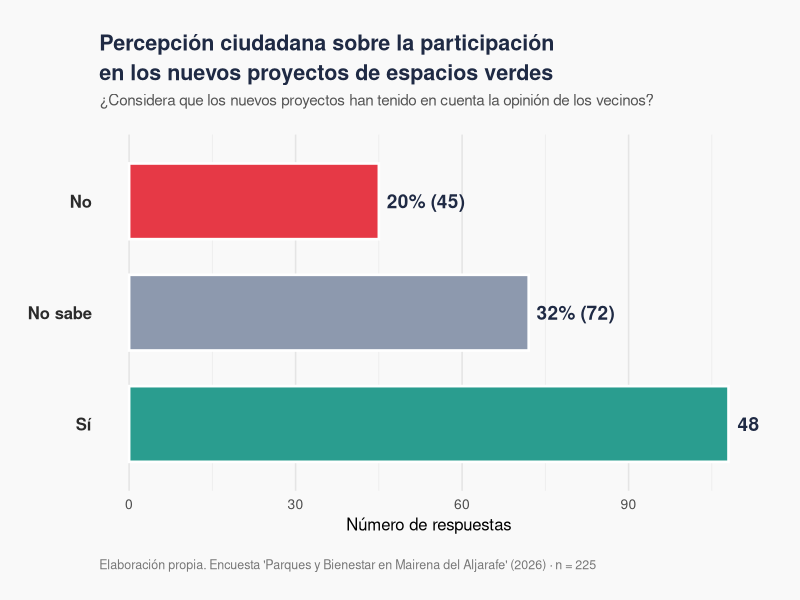
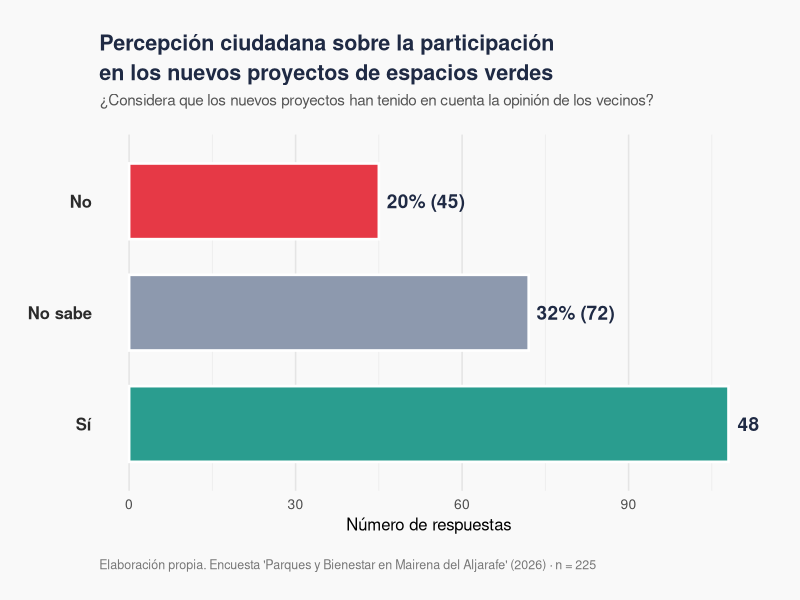

Here is the R script that generated these plots, in order:
# =====================================================
# GRÁFICO 2 - PARTICIPACIÓN CIUDADANA EN PROYECTOS
# TFG Antropología
# =====================================================
library(ggplot2)

# ==================== DATOS ====================
df2 <- data.frame(
  Respuesta = factor(c("No", "No sabe", "Sí"), levels = c("Sí", "No sabe", "No")),
  n = c(45, 72, 108), 
  pct = c(20, 32, 48)
)

# ==================== GRÁFICO ====================
p2 <- ggplot(df2, aes(x = n, y = Respuesta, fill = Respuesta)) +
  geom_col(width = 0.68, color = "white", linewidth = 0.9) +

  # Porcentajes y números
  geom_text(aes(label = paste0(pct, "% (", n, ")")),
            hjust = -0.1,
            size = 4.8,
            fontface = "bold",
            color = "#1F2A44") +

  scale_fill_manual(values = c(
    "Sí" = "#2A9D8F",      # Verde
    "No sabe" = "#8D99AE",  # Gris
    "No" = "#E63946"        # Rojo suave
  )) +

  labs(
    title = "Percepción ciudadana sobre la participación\nen los nuevos proyectos de espacios verdes",
    subtitle = "¿Considera que los nuevos proyectos han tenido en cuenta la opinión de los vecinos?",
    x = "Número de respuestas",
    y = NULL,
    caption = "Elaboración propia. Encuesta 'Parques y Bienestar en Mairena del Aljarafe' (2026) · n = 225"
  ) +

  theme_minimal(base_size = 12) +
  theme(
    plot.background = element_rect(fill = "#F9F9F9", color = NA),
    panel.background = element_rect(fill = "#F9F9F9", color = NA),
    panel.grid.major.y = element_blank(),
    panel.grid.major.x = element_line(color = "#E5E5E5"),
    plot.title = element_text(face = "bold", size = 15.5, color = "#1F2A44", lineheight = 1.15),
    plot.subtitle = element_text(size = 11, color = "#555555", margin = margin(b = 18)),
    plot.caption = element_text(size = 9, color = "#777777", hjust = 0, margin = margin(t = 18)),
    axis.text.y = element_text(size = 12, face = "bold", color = "#2B2B2B"),
    axis.text.x = element_text(size = 10),
    legend.position = "none",
    plot.margin = margin(25, 30, 20, 20)
  )

print(p2)

# Guardar en alta calidad
ggsave("Participacion_Ciudadana_Proyectos.png", p2, width = 19, height = 13, units = "cm", dpi = 320, bg = "white")
